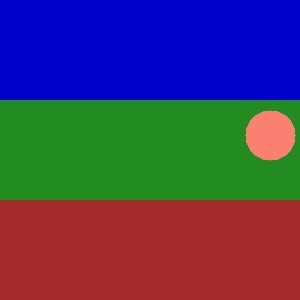
#> input picture Object Tracking and Detection/input_images/circle/0023.jpg, 300 x 300 px
$ python experiment.py
#> lines starting #> are read from the running program, lines starting #| are printed output that depends on the picture
### Object Tracking and Detection/ps5.py
"""
CS6476 Problem Set 5 imports. Only Numpy and cv2 are allowed.
"""
import numpy as np
import cv2


# Assignment code
class KalmanFilter(object):
    """A Kalman filter tracker"""

    def __init__(self, init_x, init_y, Q=0.1 * np.eye(4), R=0.1 * np.eye(2)):
        """Initializes the Kalman Filter

        Args:
            init_x (int or float): Initial x position.
            init_y (int or float): Initial y position.
            Q (numpy.array): Process noise array.
            R (numpy.array): Measurement noise array.
        """
        delta_t = 1.
        self.state = np.matrix([[init_x], [init_y], [0.], [0.]])  # state
        self.cov = np.matrix(np.eye(4, dtype=float))
        self.Dt = np.matrix([[1., 0., delta_t, 0.],
                             [0., 1., 0., delta_t],
                             [0., 0., 1., 0.],
                             [0., 0., 0., 1.]])
        self.Mt = np.matrix([[1., 0., 0., 0.],
                            [0., 1., 0., 0.]])
        self.sig_d = Q
        self.sig_m = R

    def predict(self):
        self.state = self.Dt * self.state
        self.cov = self.Dt * self.cov * self.Dt.T + self.sig_d

    def correct(self, meas_x, meas_y):
        inv = self.Mt * self.cov * self.Mt.T + self.sig_m
        Kt = self.cov * self.Mt.T * np.linalg.inv(inv)
        Yt = np.array([[meas_x], [meas_y]])
        self.state = self.state + Kt * (Yt - self.Mt * self.state)
        self.cov = (np.identity(4) - Kt * self.Mt) * self.cov

    def process(self, measurement_x, measurement_y):

        self.predict()
        self.correct(measurement_x, measurement_y)

        return self.state[0], self.state[1]


class ParticleFilter(object):
    """A particle filter tracker.

    Encapsulating state, initialization and update methods. Refer to
    the method run_particle_filter( ) in experiment.py to understand
    how this class and methods work.
    """

    # [100 lines left out: functions __init__, get_particles, get_weights, get_error_metric, resample_particles, not called in this run]

    def update_particle(self):
        self.particles[:, 0] += (np.random.normal(0, self.sigma_dyn, self.num_particles)).astype(int)
        self.particles[:, 1] += (np.random.normal(0, self.sigma_dyn, self.num_particles)).astype(int)

    # [101 lines left out: functions cutout, calc_weights, process, render, not called in this run]


class AppearanceModelPF(ParticleFilter):
    """A variation of particle filter tracker."""

    # [45 lines left out: functions __init__, process, not called in this run]


class MDParticleFilter(AppearanceModelPF):
    """A variation of particle filter tracker that incorporates more dynamics."""

    # [15 lines left out: function __init__, not called in this run]
        #self.update_particle()
        # If you want to add more parameters, make sure you set a default value so that
        # your test doesn't fail the autograder because of an unknown or None value.
        #
        # The way to do it is:
        # self.some_parameter_name = kwargs.get('parameter_name', default_value)

    def update_particle(self):
        super(MDParticleFilter, self).update_particle()
        self.particles[:, 2] = np.random.normal(1, self.sigma_size, self.num_particles)

    # [27 lines left out: functions calc_weights, process, not called in this run]

### Object Tracking and Detection/experiment.py
"""Problem Set 5: Object Tracking and Pedestrian Detection"""

import cv2
import ps5
import os
import numpy as np

# I/O directories
input_dir = "input_images"
output_dir = "output"

NOISE_1 = {'x': 2.5, 'y': 2.5}
NOISE_2 = {'x': 7.5, 'y': 7.5}

#Helper code
# [153 lines left out: functions run_particle_filter, run_particle_filter2, not called in this run]


def run_kalman_filter(kf, imgs_dir, noise, sensor, save_frames={},
                      template_loc=None):

#> called with imgs_dir = 'input_images/circle', sensor = 'matching'
    imgs_list = [f for f in os.listdir(imgs_dir)
                 if f[0] != '.' and f.endswith('.jpg')]
    imgs_list.sort()

    frame_num = 0

    if sensor == "hog":
        hog = cv2.HOGDescriptor()
        hog.setSVMDetector(cv2.HOGDescriptor_getDefaultPeopleDetector())

    elif sensor == "matching":
        frame = cv2.imread(os.path.join(imgs_dir, imgs_list[0]))
#> frame is the input picture: shape (300, 300, 3); mean B, G, R 95.1, 60.5, 71.1
        template = frame[template_loc['y']:
                         template_loc['y'] + template_loc['h'],
                         template_loc['x']:
                         template_loc['x'] + template_loc['w']]
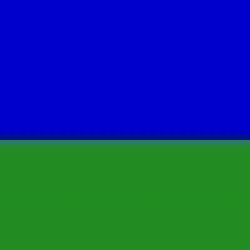
#> template: shape (50, 50, 3) (shown 5 times larger); mean B, G, R 129.2, 61.3, 15.2

    else:
        raise ValueError("Unknown sensor name. Choose between 'hog' or "
                         "'matching'")

    for img in imgs_list:

        frame = cv2.imread(os.path.join(imgs_dir, img))

        # Sensor
        if sensor == "hog":
            (rects, weights) = hog.detectMultiScale(frame, winStride=(4, 4),
                                                    padding=(8, 8), scale=1.05)

            if len(weights) > 0:
                max_w_id = np.argmax(weights)
                z_x, z_y, z_w, z_h = rects[max_w_id]

                z_x += z_w // 2
                z_y += z_h // 2

                z_x += np.random.normal(0, noise['x'])
                z_y += np.random.normal(0, noise['y'])

        elif sensor == "matching":
            corr_map = cv2.matchTemplate(frame, template, cv2.TM_SQDIFF)
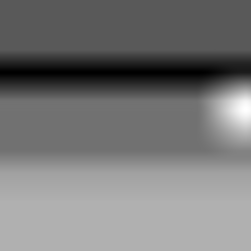
#> corr_map: shape (251, 251) float32; min 0, max 152316416, mean 71699624; drawn with min black and max white
            z_y, z_x = np.unravel_index(np.argmin(corr_map), corr_map.shape)
#> z_y = 72; z_x = 0

            z_w = template_loc['w']
            z_h = template_loc['h']

            z_x += z_w // 2 + np.random.normal(0, noise['x'])
#> z_x = 38.23
            z_y += z_h // 2 + np.random.normal(0, noise['y'])
#> z_y = 100

        x, y = kf.process(z_x, z_y)
#> in correct, `Yt = np.array([[meas_x], [meas_y]])`: Yt = [38.23, 100]
#> in correct, `self.state = self.state + Kt * (Yt - self.Mt * self.state)`: self.state = [[42.86], [98.73], [-46.26], [12.73]]
#> x = [[42.86]]; y = [[98.73]]

        if False:  # For debugging, it displays every frame
            out_frame = frame.copy()
            cv2.circle(out_frame, (int(z_x), int(z_y)), 20, (0, 0, 255), 2)
            cv2.circle(out_frame, (int(x), int(y)), 10, (255, 0, 0), 2)
            cv2.rectangle(out_frame, (int(z_x) - z_w // 2, int(z_y) - z_h // 2),
                          (int(z_x) + z_w // 2, int(z_y) + z_h // 2),
                          (0, 0, 255), 2)

            cv2.imshow('Tracking', out_frame)
            cv2.waitKey(1)

        # Render and save output, if indicated
        if frame_num in save_frames:
            frame_out = frame.copy()
            cv2.circle(frame_out, (int(x), int(y)), 10, (255, 0, 0), 2)
            cv2.imwrite(save_frames[frame_num], frame_out)

        # Update frame number
        frame_num += 1
        if frame_num % 20 == 0:
            print('Working on frame {}'.format(frame_num))


def part_1b():
    print("Part 1b")

    template_loc = {'y': 72, 'x': 140, 'w': 50, 'h': 50}

    # Define process and measurement arrays if you want to use other than the
    # default. Pass them to KalmanFilter.
    Q = None  # Process noise array
    R = None  # Measurement noise array

    kf = ps5.KalmanFilter(template_loc['x'], template_loc['y'])

    save_frames = {10: os.path.join(output_dir, 'ps5-1-b-1.png'),
                   30: os.path.join(output_dir, 'ps5-1-b-2.png'),
                   59: os.path.join(output_dir, 'ps5-1-b-3.png'),
                   99: os.path.join(output_dir, 'ps5-1-b-4.png')}

    run_kalman_filter(kf,
                      os.path.join(input_dir, "circle"),
                      NOISE_2,
                      "matching",
                      save_frames,
                      template_loc)


def part_1c():
    print("Part 1c")

    init_pos = {'x': 311, 'y': 217}

    # Define process and measurement arrays if you want to use other than the
    # default. Pass them to KalmanFilter.
    Q = None  # Process noise array
    R = None  # Measurement noise array

    kf = ps5.KalmanFilter(init_pos['x'], init_pos['y'])

    save_frames = {10: os.path.join(output_dir, 'ps5-1-c-1.png'),
                   33: os.path.join(output_dir, 'ps5-1-c-2.png'),
                   84: os.path.join(output_dir, 'ps5-1-c-3.png'),
                   159: os.path.join(output_dir, 'ps5-1-c-4.png')}

    run_kalman_filter(kf,
                      os.path.join(input_dir, "walking"),
                      NOISE_1,
                      "hog",
                      save_frames)


# [149 lines left out: functions part_2a, part_2b, part_3, part_4, part_5, part_6, not called in this run]

if __name__ == '__main__':
    part_1b()
#> (the run stopped early here; a loop or call above may not have finished)
